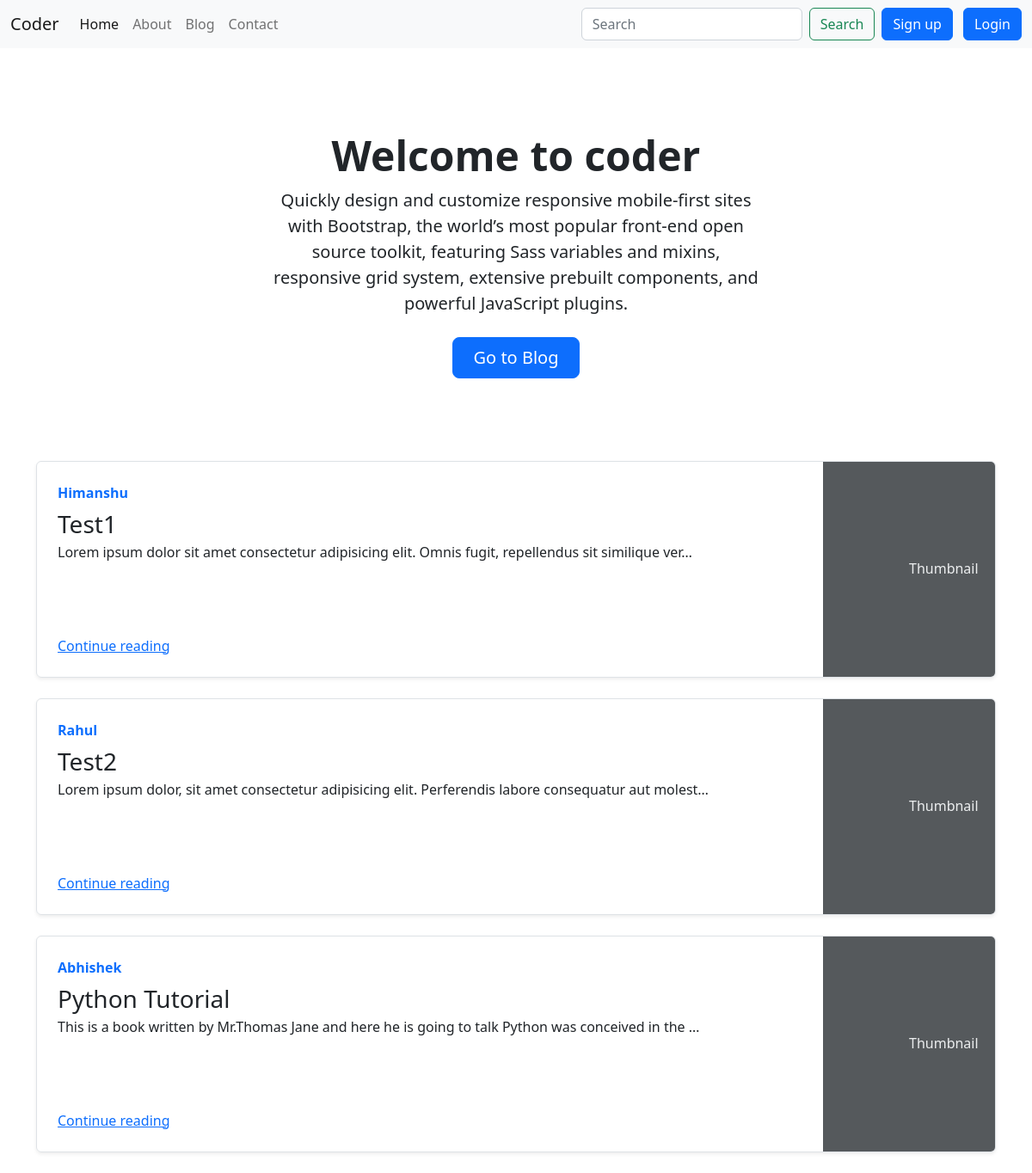
The page / on the database its author committed.
### blog/models.py (models this page shows, shortened)
class Post(models.Model):
    sno = models.AutoField(primary_key=True)
    title = models.CharField(max_length=50)
    content = models.TextField()
    author = models.CharField(max_length=50)
    slug = models.CharField(max_length=50)
    timestamp = models.DateTimeField(auto_now_add=False)

### home/views.py (the view)
# urls.py: 2. Add a URL to urlpatterns:  path('', views.home, name='home')
def home(request):
    allposts = Post.objects.all()
    context = {'allposts' : allposts}
    return render(request, 'home/home.html', context)

### templates/home/home.html (shortened to what this page needs)
{% extends 'base.html' %}
{% block homeactive %} active {% endblock homeactive %}
{% block body %}
<body>
  <div class="px-4 py-5 my-5 text-center">
    <h1 class="display-5 fw-bold">Welcome to coder</h1>
    <div class="col-lg-6 mx-auto">
      <p class="lead mb-4">Quickly design and customize responsive mobile-first sites with Bootstrap, the world’s most popular front-end open source toolkit, featuring Sass variables and mixins, responsive grid system, extensive prebuilt components, and powerful JavaScript plugins.</p>
      <div class="d-grid gap-2 d-sm-flex justify-content-sm-center">
        <a href="blog/" class="btn btn-primary btn-lg px-4 gap-3" role='button'>Go to Blog</a>
      </div>
    </div>
  </div>
    <div class="container">
      {% for post in allposts %}
      <div class="row g-0 border rounded overflow-hidden flex-md-row my-4 shadow-sm h-md-250 position-relative">
        <div class="col p-4 d-flex flex-column position-static">
          <strong class="d-inline-block mb-2 text-primary">{{post.author}}</strong>
          <h3 class="mb-0">{{post.title}}</h3>
          <p class="card-text mb-auto">{{post.content | truncatechars:100}}</p>
          <a href="blog/{{post.slug}}" class="stretched-link">Continue reading</a>
        </div>
        <div class="col-auto d-none d-lg-block">
          <svg class="bd-placeholder-img" width="200" height="250" xmlns="http://www.w3.org/2000/svg" role="img" aria-label="Placeholder: Thumbnail" preserveAspectRatio="xMidYMid slice" focusable="false"><title>Placeholder</title><rect width="100%" height="100%" fill="#55595c"></rect><text x="50%" y="50%" fill="#eceeef" dy=".3em">Thumbnail</text></svg>
        </div>
      </div>
      {% endfor %}
    </div>
  </body>
{% endblock body %}

### templates/base.html (shortened to what this page needs)
<!doctype html>
<html lang="en">
<head>
    <link href="https://cdn.jsdelivr.net/npm/bootstrap@5.2.3/dist/css/bootstrap.min.css" rel="stylesheet"
>
</head>
<body>
    <nav class="navbar navbar-expand-lg bg-light">
        <div class="container-fluid">
            <a class="navbar-brand" href="/">Coder</a>
            <div class="collapse navbar-collapse" id="navbarSupportedContent">
                <ul class="navbar-nav me-auto mb-2 mb-lg-0">
                    <li class="nav-item">
                        <a class="nav-link {% block homeactive %}{% endblock homeactive %} " aria-current="page"
                            href="/">Home</a>
                    </li>
                    <li class="nav-item">
                        <a class="nav-link {% block aboutactive %}{% endblock aboutactive %} " href="/about">About</a>
                    </li>
                    <li class="nav-item">
                        <a class="nav-link{% block bloghomeactive %}{% endblock bloghomeactive %} "
                            href="/blog">Blog</a>
                    </li>
                    <li class="nav-item">
                        <a class="nav-link {% block contactactive %}{% endblock contactactive %} "
                            href="/contact">Contact</a>
                    </li>
                </ul>
                <form method='GET' action='search' class="d-flex" role="search">
                    <input class="form-control me-2" type="search" placeholder="Search" aria-label="Search" name='query'
                        id='query'>
                    <button class="btn btn-outline-success" type="submit">Search</button>
                </form>
            </div>
            <div>
                {% if user.is_authenticated %}
                    <div class="dropdown">
                        <button class="btn btn-secondary dropdown-toggle" type="button" style="margin:4px;" data-bs-toggle="dropdown"
                            aria-expanded="false">
                            Welcome {{request.user}}
                        </button>
                        <ul class="dropdown-menu">
                            <li><a class="dropdown-item"  href="/logout">Logout</a></li>
                        </ul>
                    </div>
                {% else %}
                <button type="button" class="btn btn-primary mx-2" data-bs-toggle="modal" data-bs-target="#signup">
                    Sign up
                </button>
                <button type="button" class="btn btn-primary " data-bs-toggle="modal" data-bs-target="#login">
                    Login
                </button>
                {% endif %}
            </div>
    </nav>
    {% block body %}
    {% endblock body %}
</body>
</html>

### rows shown on the page
Post: author "Himanshu", title "Test1", content "Lorem ipsum dolor sit amet consectetur adipisicing elit. Omnis fugit, repellendus sit similique ver…"
Post: author "Rahul", title "Test2", content "Lorem ipsum dolor, sit amet consectetur adipisicing elit. Perferendis labore consequatur aut molest…"
Post: author "Abhishek", title "Python Tutorial", content "This is a book written by Mr.Thomas Jane and here he is going to talk Python was conceived in the …"
